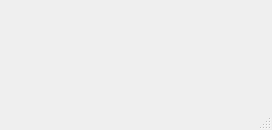
<?xml version="1.0" encoding="UTF-8"?>
<ui version="4.0">
 <class>MainWindow</class>
 <widget class="QMainWindow" name="MainWindow">
  <property name="geometry">
   <rect>
    <x>0</x>
    <y>0</y>
    <width>272</width>
    <height>130</height>
   </rect>
  </property>
  <property name="windowTitle">
   <string>MainWindow</string>
  </property>
  <widget class="QWidget" name="centralwidget"/>
  <widget class="QMenuBar" name="menubar">
   <property name="geometry">
    <rect>
     <x>0</x>
     <y>0</y>
     <width>272</width>
     <height>20</height>
    </rect>
   </property>
  </widget>
  <widget class="QStatusBar" name="statusbar"/>
 </widget>
 <resources/>
 <connections/>
</ui>
